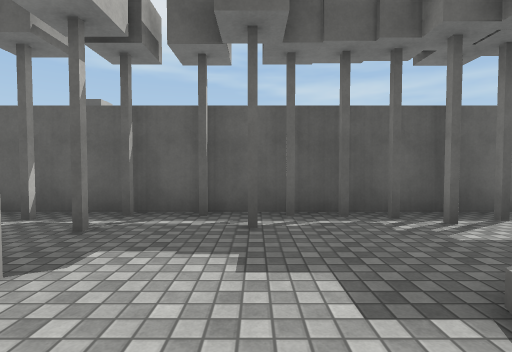
[1] (above)

17 first-person views from a walk through a Unity game level. The camera is 1.3 m above the floor, tilts 2° down and sees 85° across. Doors are open. The floor is counted in squares, 2 m on a side. Each view is taken from the middle of a square. On the plan, view 1 faces up. The plan holds only what a view shows up to about 9 squares ahead; the rest is blank. The place goes on beyond the plan. The player is left out. Some animated figures are left out. Surface patterns are stand-ins for the level's own textures.

[2]
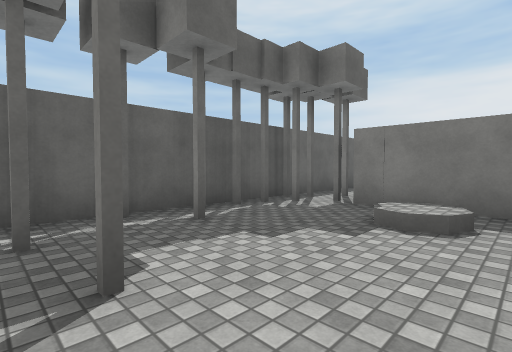

[3]
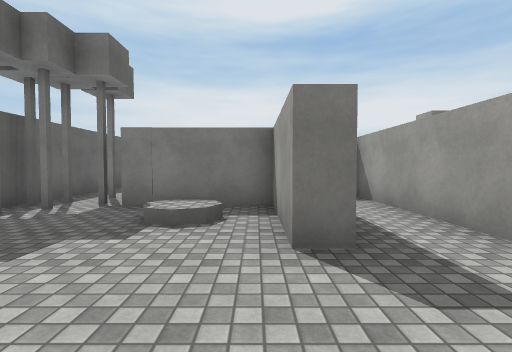

[4]
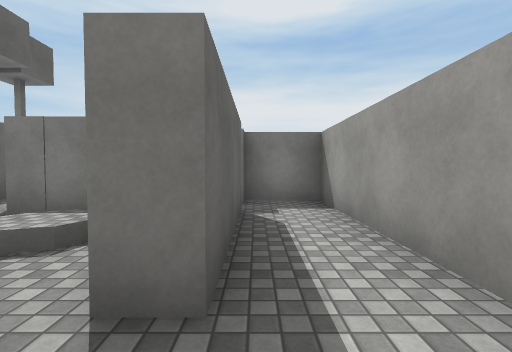

[5]
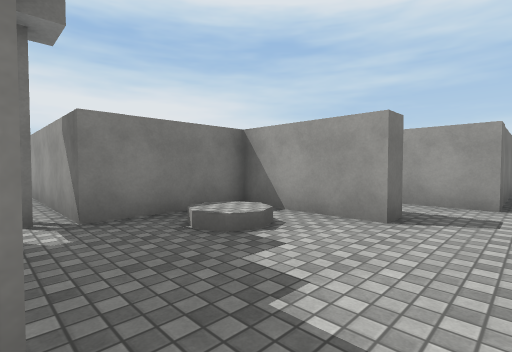

[6]
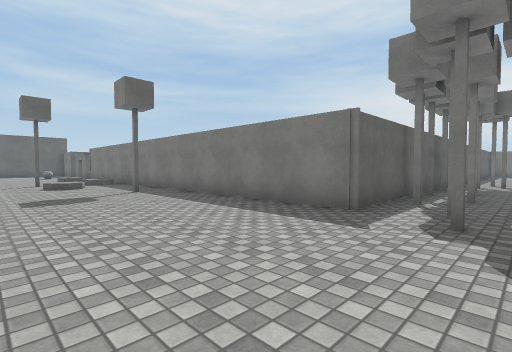

[7]
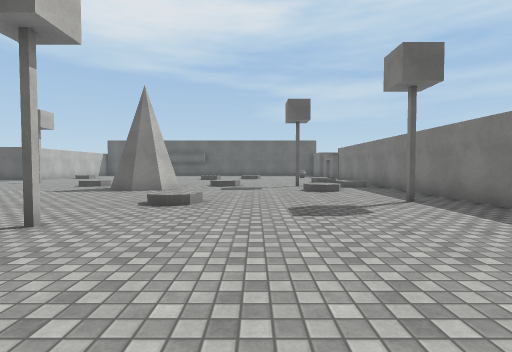

[8]
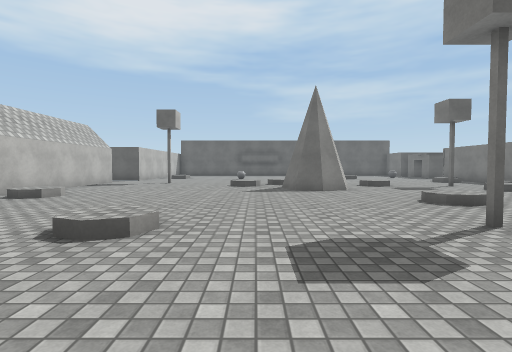

[9]
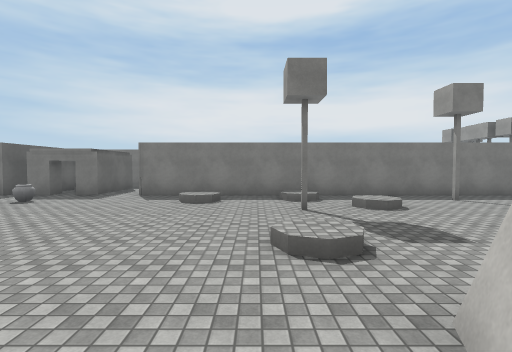

[10]
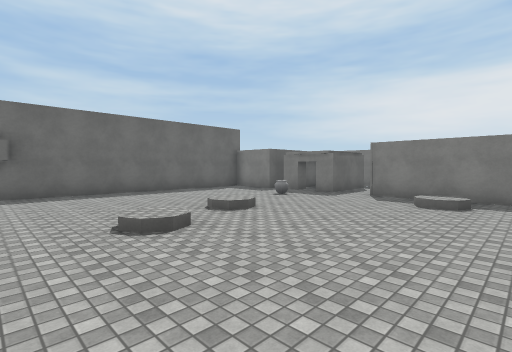

[11]
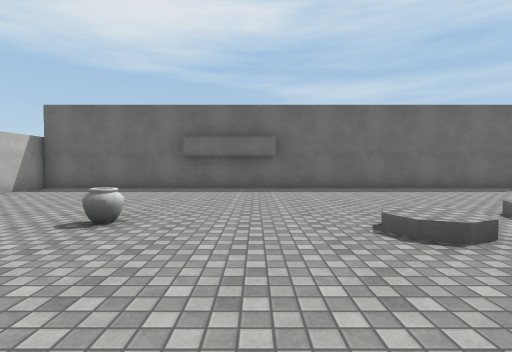

[12]
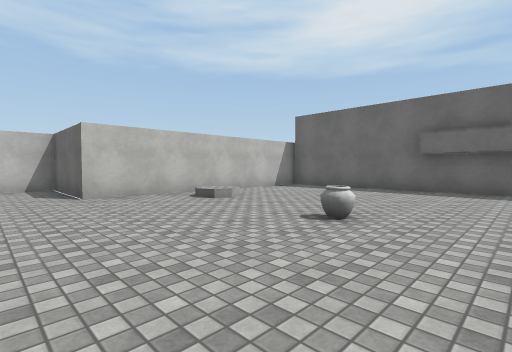

[13]
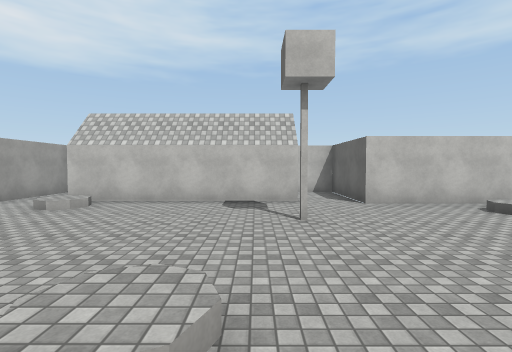

[14]
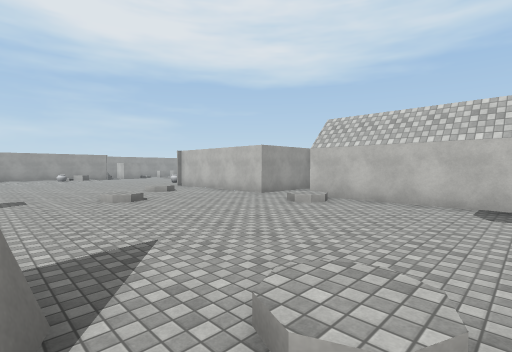

[15]
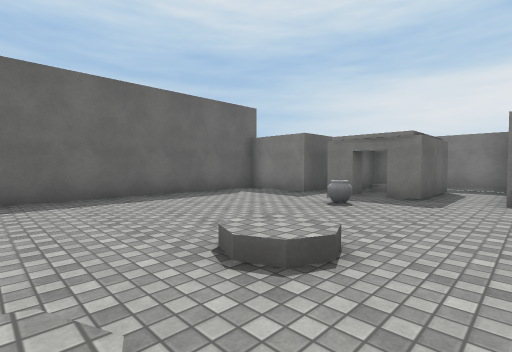

[16]
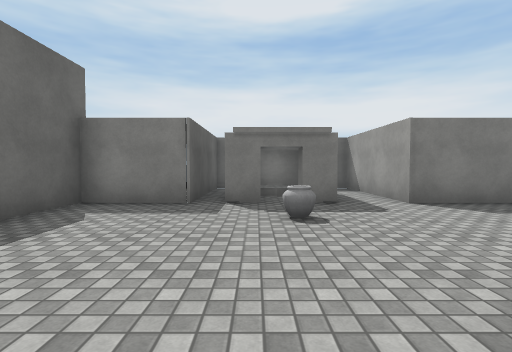

[17]
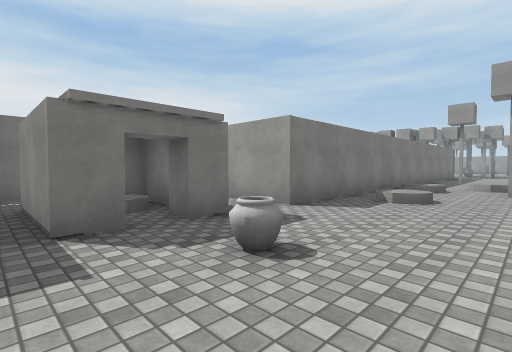

### Floor plan
Key: @ floor where view 1 was taken; # wall or solid block; . main floor; : floor 0.25 m higher than the main floor; / step, stairs or slope; D open door; C cube; S shed; A vase.
Columns run from 21 left of view 1 to 6 right of it. Each row starts with its distance up from view 1.
 23   ################
 22   #..............#####
 21   #..................#
 20   #..............SSS.#
 19   #./...........ASSS.#
 18   #....A.../.........#
 17 ###..............#####
 16 #.............../#
 15 #DD..#........../#
 14   #...../:../....#
 13   #....///#./.C.:#
 12   #......##..../.#
 11   #............/.#
 10   D/.............#
  9    ........//...C#
  8 ###..............#
  7    ........C.....#
  6     .............#
  5      /....  .....#
  4       ....   ....#####CC####
  3        ..    ... ###.#.C##.
  2              .....##....####
  1                    .....#
  0                    ..@.###
 -1                     ..##.#
 -2                     .....#
 -3                     ######
 -4                     #
 -5                     #

Where each view was taken, in squares from view 1:
view 1: 0 up, 0 right, facing up
view 2: 0 up, 2 left, facing up-right
view 3: 0 up, 2 left, facing right
view 4: 1 down, 1 left, facing right
view 5: 3 up, 1 left, facing down-right
view 6: 2 up, 8 left, facing up-right
view 7: 4 up, 8 left, facing up
view 8: 4 up, 13 left, facing up
view 9: 14 up, 12 left, facing right
view 10: 14 up, 12 left, facing up-right
view 11: 15 up, 12 left, facing up
view 12: 15 up, 12 left, facing up-left
view 13: 14 up, 12 left, facing left
view 14: 14 up, 12 left, facing down-left
view 15: 17 up, 10 left, facing up-right
view 16: 20 up, 9 left, facing right
view 17: 21 up, 7 left, facing down-right
